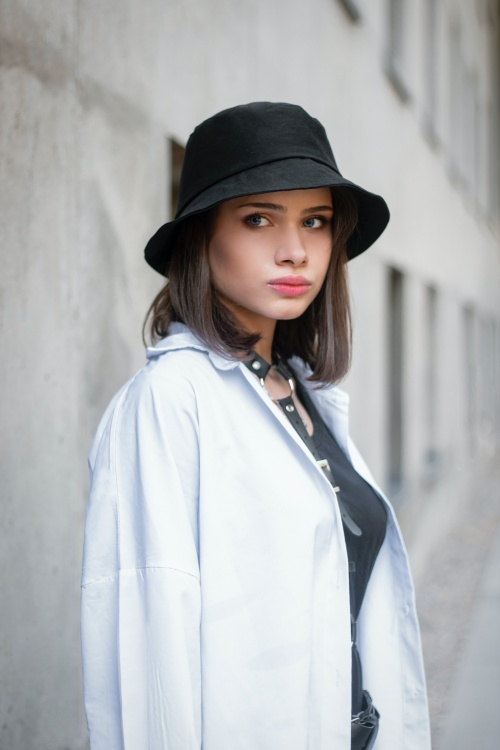
#> input picture cv_deal/123.jpg, 500 x 750 px
$ python '9.三种边缘检测.py'
#> lines starting #> are read from the running program, lines starting #| are printed output that depends on the picture
import cv2 as cv
"""
#Sobel算子
#标注图像中亮度变化明显的点
#比较简单，实际应用中必canny边缘检测效率高 但是边缘不如Canny检测的准
#抗噪声能力强

Sobel_x_or_y=cv.Sobel(src,ddepth,dx,dy,dst,ksize,scale,delta,borderType)
#src
#ddepth 图像的深度
#dx和dy 指求导的阶数 取值为0 1
#ksize Sobel算子的大小，必须为级数1 3 5 7 默认为3
    #如果ksize=-1 就演变成3*3的Scharr算子
#scale 缩放比例常数
#borderType 图像边界的模式，默认值为cv2.BORDER_DEFAULT

#求导结果可能大于255或小于0 会有截断
#格式转换
Sobel_abs=cv.convertScaleAbs(x)
#图像混合
result=cv.addWerighted(src1,alpha,src2,beta)
----------------------
#Scharr算子

#Laplacian算子
laplacian=cv.Laplacian(src,ddepth[,ksize[,scale[,delta[,borderType]]]]])
#src
#ddepth 图像深度 -1表示与原图像相同的深度 目标图像深度必须大于原图像深度
ksize 算子大小 1 3 5 7
"""
#读取
img=cv.imread('123.jpg',0)
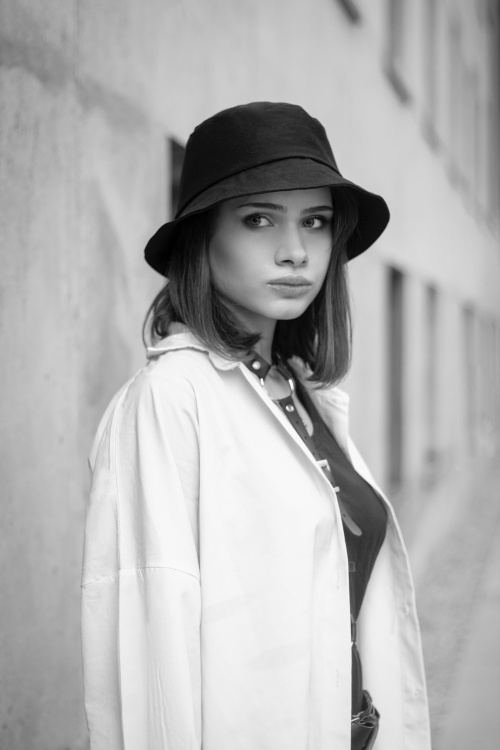
#> img: shape (750, 500); min 0, max 254, mean 177.5
#计算Sobel卷积
x=cv.Sobel(img,cv.CV_64F,1,0)
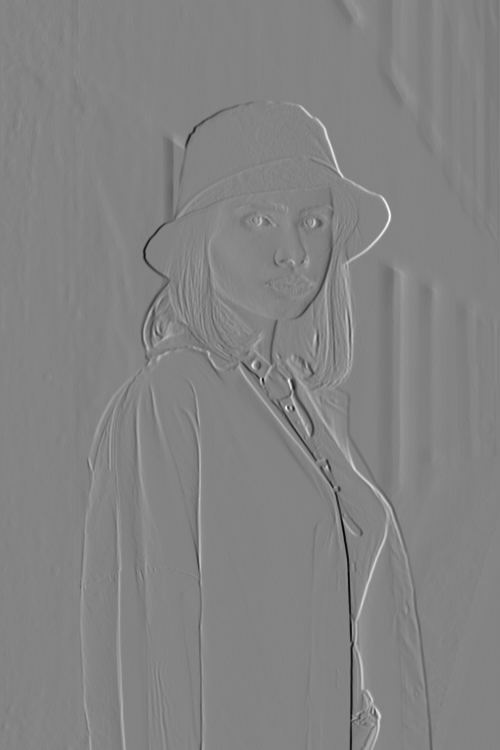
#> x: shape (750, 500) float64; min -724, max 680, mean -0.2; drawn with min black and max white
y=x=cv.Sobel(img,cv.CV_64F,0,1)
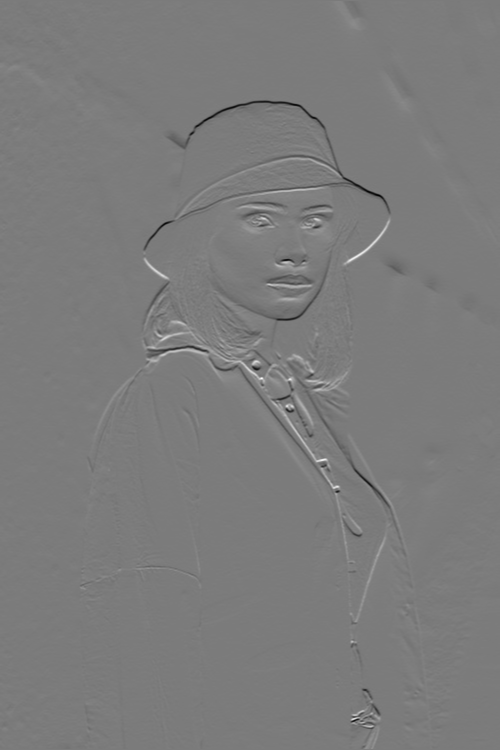
#> y: shape (750, 500) float64; min -601, max 635, mean 0.2; drawn with min black and max white
#将数据进行转换
Scale_absX=cv.convertScaleAbs(x)
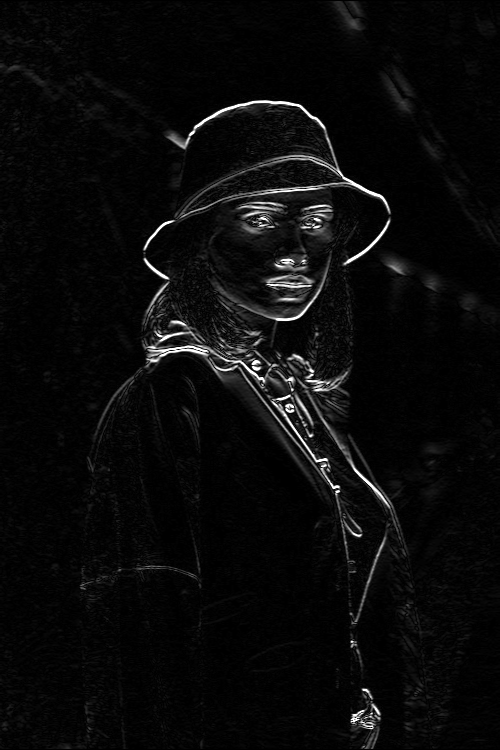
#> Scale_absX: shape (750, 500); min 0, max 255, mean 10.2
Scale_absY=cv.convertScaleAbs(y)
#结果混合
result=cv.addWeighted(Scale_absX,0.5,Scale_absY,0.5,0)
#图像显示
cv.imshow("Scale_absX",Scale_absX)
cv.imshow("Scale_absY",Scale_absY)
cv.imshow("result",result)
cv.waitKey(0)
